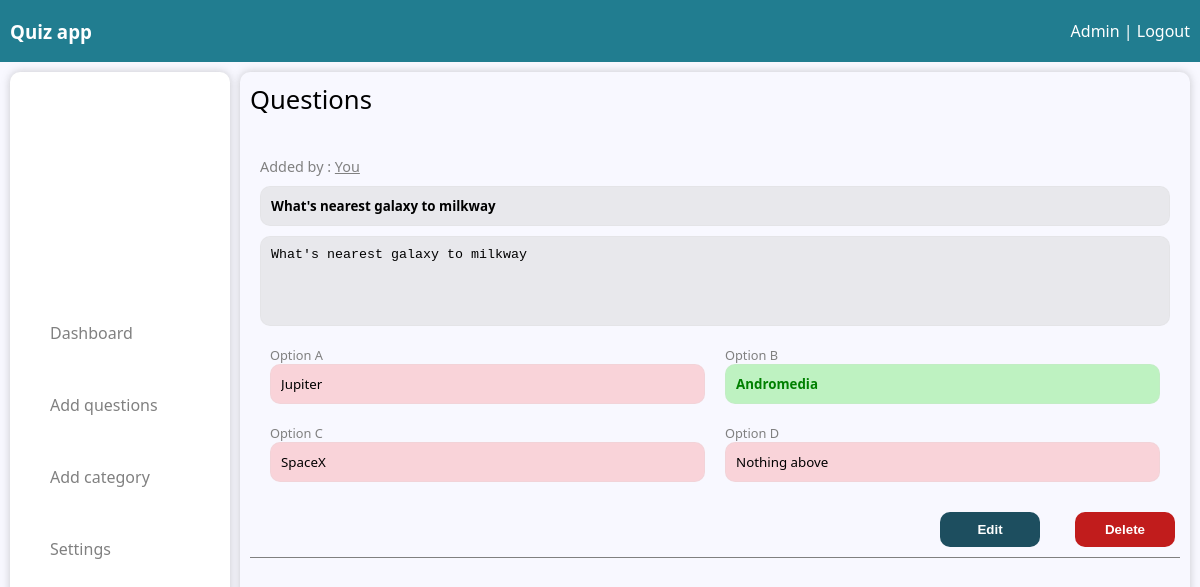
The page /view-questins/2 (signed in) on the database as committed earlier.
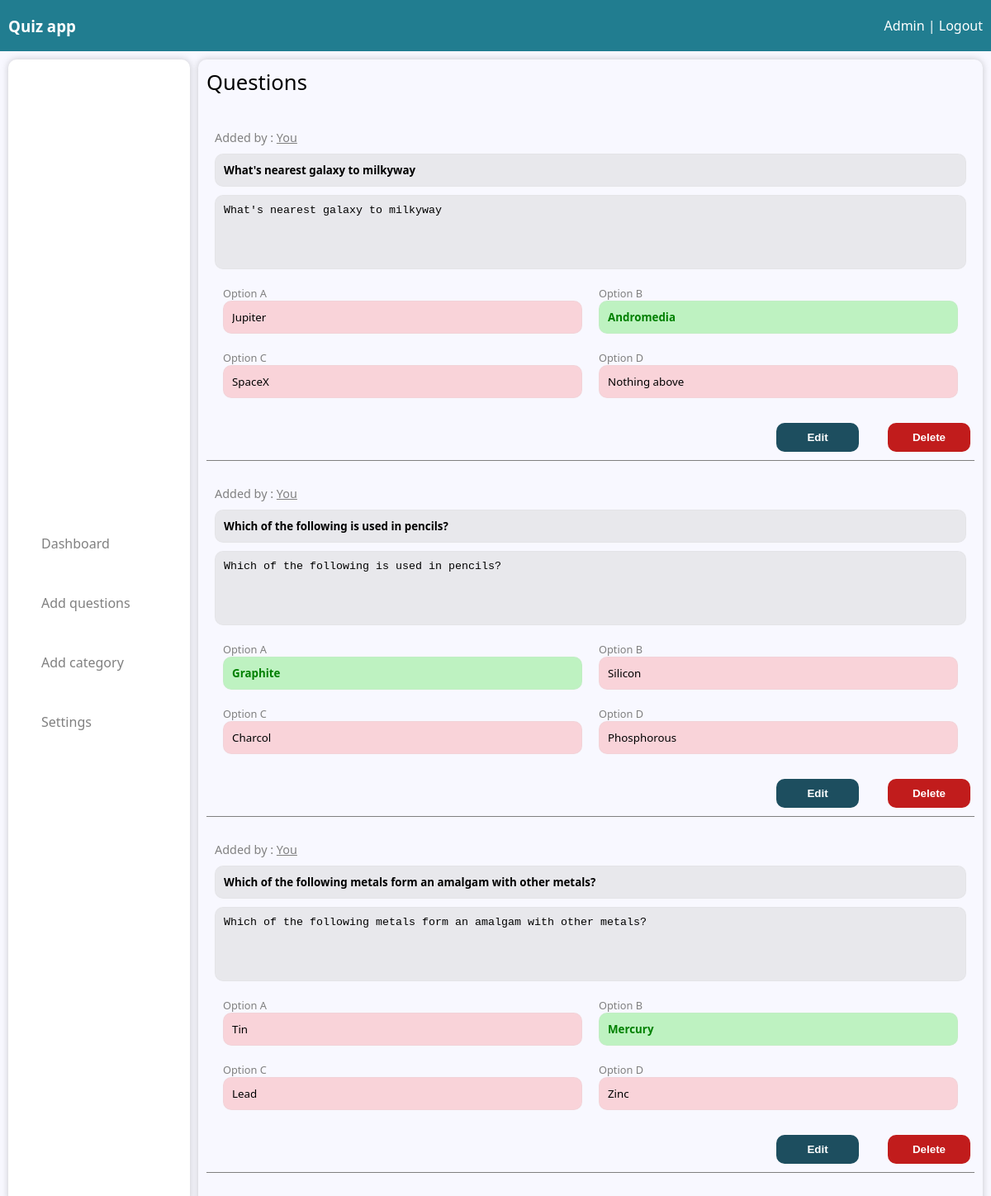
The same page on the database as committed later.
### dashboard/models.py (models this page shows)
class Question(models.Model):
    id = models.AutoField(primary_key=True)
    question_name = models.CharField(max_length=225)
    added_by = models.IntegerField()
    approved_status = models.IntegerField()
    category_id = models.ForeignKey('Category', on_delete=models.CASCADE)
    description = models.CharField(max_length=225, default=None, blank=True, null=True)
    class Meta:
        db_table = 'questions'

class Options(models.Model):
    id = models.AutoField(primary_key=True)
    option = models.CharField(max_length=225)
    answer = models.IntegerField()
    question_id = models.ForeignKey('Question', on_delete=models.CASCADE)
    class Meta:
        db_table = 'options'

### dashboard/views.py (the view)
# urls.py: path('view-questins/<cat_id>', showAllQuestions, name="view-questins"),
def showAllQuestions(request, cat_id):
    user_id = login(request)
    if not user_id:
        return redirect('/auth/login')
    user        = User.objects.filter(id = user_id).first()
    cat_name    = Category.objects.filter(id = cat_id).first()
    questions   = []
    if user.user_type != "admin":
        qstns = Question.objects.filter(added_by = user_id, category_id = cat_id).select_related('auth').values("id", "question_name", "description", "added_by", "approved_status")
    else:
        qstns = Question.objects.filter(category_id = cat_id).values("id", "question_name", "description", "added_by", "approved_status")
    for q in qstns:
        u = User.objects.filter(id = q['added_by']).first()
        username = u.username if u else 'unknown'
        questions.append({
            'id' : q['id'],
            'name' : q['question_name'],
            'desc' : q['description'],
            'approve' : q['approved_status'],
            'options' : list(Options.objects.filter(question_id = q['id']).values("id", "option", "answer")),
            'user_id' : u.id if u else 0,
            'username' : username if u.user_type != 'admin' else 'You'
        })
    context = {
        'cat_name' : cat_name.category_name,
        'questions' : questions,
        'user_type' : user.user_type
    }
    return render(request, 'dashboard/all-questions.html', context=context)

### access/views.py (called while the page is built)
def login(request):
    try:
        user_id = request.session['user_id']
        return user_id
    except:
        return False

### dashboard/templates/dashboard/all-questions.html (shortened to what this page needs)
{% extends "dashboard/dashboard.html" %}
{% block admin %}
<link href="/static/css/questions/all-questions.css" rel="stylesheet">
<div class="question-main-div">
    <header class="page-header">Questions</header>
    <div class="all-questions">
        {% if questions %}
        {% for q in questions %}
        <section class="question-list-cont">
            <div class="questions-left question-{{ forloop.counter }}">
                {% if user_type == 'admin' %}
                    <article class="question-user">Added by : <a href="">{{ q.username }}</a></article>
                {% endif %}
                <article class="question-name">
                    <input type="text" id="qstn-name-{{ forloop.counter }}" value="{{ q.name }}" readonly>
                </article>
                <article class="question-desc">
                    <textarea id="qstn-desc-{{ forloop.counter }}" readonly>{{ q.desc }}</textarea>
                </article>
                <section class="question-option-cont">
                    <article class="question-option">
                        <label>Option A</label>
                        <input type="text" id="qstn-optA-{{ forloop.counter }}" data-id="{{ q.options.0.id }}" value="{{ q.options.0.option }}" {% if  q.options.0.answer == 1  %} class="correct-answer" {% endif %} readonly>
                    </article>
                    <article class="question-option">
                        <label>Option B</label>
                        <input type="text" id="qstn-optB-{{ forloop.counter }}" data-id="{{ q.options.1.id }}" value="{{ q.options.1.option }}" {% if  q.options.1.answer == 1  %} class="correct-answer" {% endif %} readonly>
                    </article>
                </section>
                <section class="question-option-cont">
                    <article class="question-option">
                        <label>Option C</label>
                        <input type="text" id="qstn-optC-{{ forloop.counter }}" data-id="{{ q.options.2.id }}" value="{{ q.options.2.option }}" {% if q.options.2.answer == 1 %} class="correct-answer" {% endif %} readonly>
                    </article>
                    <article class="question-option">
                        <label>Option D</label>
                        <input type="text" id="qstn-optD-{{ forloop.counter }}" data-id="{{ q.options.3.id }}" value="{{ q.options.3.option }}" {% if  q.options.3.answer == 1  %} class="correct-answer" {% endif %} readonly>
                    </article>
                </section>
            </div>
            <div class="questions-right">
                <button class="button-edit" onclick="editQuestion('{{ forloop.counter }}')">Edit</button>
                {% if user_type == 'admin' %}
                <button class="button-delete" onclick="deleteQuestion({{ q.id }})">Delete</button>
                {% endif %}
            </div>
        </section>
        {% endfor %}
        {% else %}
        <article class="no-questions">No questions found in {{ cat_name }} category</article>
        {% endif %}
    </div>
</div>
{% endblock admin %}

### dashboard/templates/dashboard/dashboard.html (shortened to what this page needs)
<!DOCTYPE>
<html>
    <head>
        <link rel="stylesheet" href="/static/css/base.css">
        <link rel="stylesheet" href="/static/css/dashboard/dashboard.css">
    </head>
    <body>
        <header class="app-header">
            <h3>Quiz app</h3>
            <section class="hyper-link">
                {% if user_type == 'user' %}
                {{ username }} |
                {% else %}
                Admin |
                {% endif %}
                <a href="/auth/logout">Logout</a>
            </section>
        </header>
        <main>
            <aside>
                <a href="/"> <article id="nav-bashboard">Dashboard</article> </a>
                <a href="/question"> <article id="nav-question">Add questions</article> </a>
                {% if user_type == 'user' %}
                <a href="/quiz"> <article id="nav-quiz">Start quiz</article> </a>
                {% else %}
                <a href="/category"> <article id="nav-category">Add category</article> </a>
                <a href="/settings"> <article id="nav-settings">Settings</article> </a>
                {% endif %}
            </aside>
            <div class="main-div">
                {% block admin %}{% endblock admin %}
            </div>
        </main>
    </body>
</html>

### static/css/base.css (style rules this page uses)
html { font-family: system-ui, -apple-system, BlinkMacSystemFont, 'Segoe UI', Roboto, Oxygen, Ubuntu, Cantarell, 'Open Sans', 'Helvetica Neue', sans-serif; padding: 0; margin: 0; }
body { margin: 0; background-color: ghostwhite; user-select: none; scroll-behavior: smooth; }
:root { --primary-color: rgb(33, 125, 144) ; }
input { font-family: system-ui, -apple-system, BlinkMacSystemFont, 'Segoe UI', Roboto, Oxygen, Ubuntu, Cantarell, 'Open Sans', 'Helvetica Neue', sans-serif; }
input[type=button], button { cursor: pointer; }
.app-header { display: flex; align-items: center; justify-content: space-between; background-color: var(--primary-color); padding: 0 10px; color: white; }

### static/css/dashboard/dashboard.css (style rules this page uses)
.hyper-link a { color: white; text-decoration: none; }
main { display: flex; padding: 10px; height: calc(100% - 80px); }
aside { width: fit-content; background-color: white; box-shadow: 0px 0px 8px 0px rgba(128, 128, 128, 0.411); min-height: calc(100% - 40px); border-radius: 10px; padding: 20px; display: flex; flex-direction: column; justify-content: center; }
aside a { color: grey; text-decoration: none; }
aside article { border-radius: 10px; width: 140px; padding: 10px 20px; margin: 15px 0; }
.main-div { margin-left: 10px; border-radius: 10px; box-shadow: 0px 0px 8px 0px rgba(128, 128, 128, 0.411); width: 100%; min-height: 100%; height: fit-content; }
.page-header { font-size: 1.6em; display: flex; margin-bottom: 30px; justify-content: space-between; }
.correct-answer { color: green; font-weight: bold; }

### static/css/questions/all-questions.css (style rules this page uses)
.question-main-div { padding: 10px; }
.all-questions { height: calc(100vh - 140px); overflow: scroll; }
.question-list-cont { margin-bottom: 20px; border-bottom: 1px solid grey; padding-bottom: 10px; }
.questions-left { width: calc(100% - 20px); padding: 10px; }
.question-user { font-size: 0.9em; color: grey; margin-bottom: 10px; }
.question-user a { color: grey; }
.question-name input { font-weight: bold; }
.question-name input, .question-desc textarea { padding: 10px; border: 1px solid #d3d3d331; background-color: #d3d3d370; border-radius: 10px; margin-bottom: 10px; width: 100%; outline: none; }
.question-desc textarea { resize: none; height: 90px; }
.question-option-cont { display: flex; justify-content: space-evenly; }
.question-option { display: grid; width: 50%; margin: 10px; }
.question-option label { color: grey; font-size: 0.8em; }
.question-option input { padding: 10px; border-radius: 10px; border: 1px solid #d3d3d331; background-color: rgba(255, 0, 0, 0.148); }
.correct-answer { background-color: rgba(144, 238, 144, 0.559) !important; }
.questions-right { width: fit-content; display: flex; justify-content: end; width: 100%; align-items: center; }
.questions-right button { height: fit-content; padding: 10px 20px; margin: 10px 5 0 30px; width: 100px; outline: none; border-radius: 10px; border: none; color: white; font-weight: bold; }
.button-edit { background-color: rgb(29, 78, 95); }
.button-delete { background-color: rgb(193, 28, 28); }

Rows that differ between the two databases and show on the page:
changed Question: name "What's nearest galaxy to milkway" → "What's nearest galaxy to milkyway"; desc "What's nearest galaxy to milkway" → "What's nearest galaxy to milkyway"
added Question: name "Which of the following is used in pencils?", desc "Which of the following is used in pencils?"
added Options: options.0.option "Graphite"
added Options: options.1.option "Silicon"
added Options: options.2.option "Charcol"
added Options: options.3.option "Phosphorous"
added Question: name "Which of the following metals form an amalgam with other metals?", desc "Which of the following metals form an amalgam with other metals?"
added Options: options.0.option "Tin"
added Options: options.1.option "Mercury"
added Options: options.2.option "Lead"
added Options: options.3.option "Zinc"
Other text that changed with them:
new list line: "Added by : You Option A Option B Option C Option D Edit Delete"
